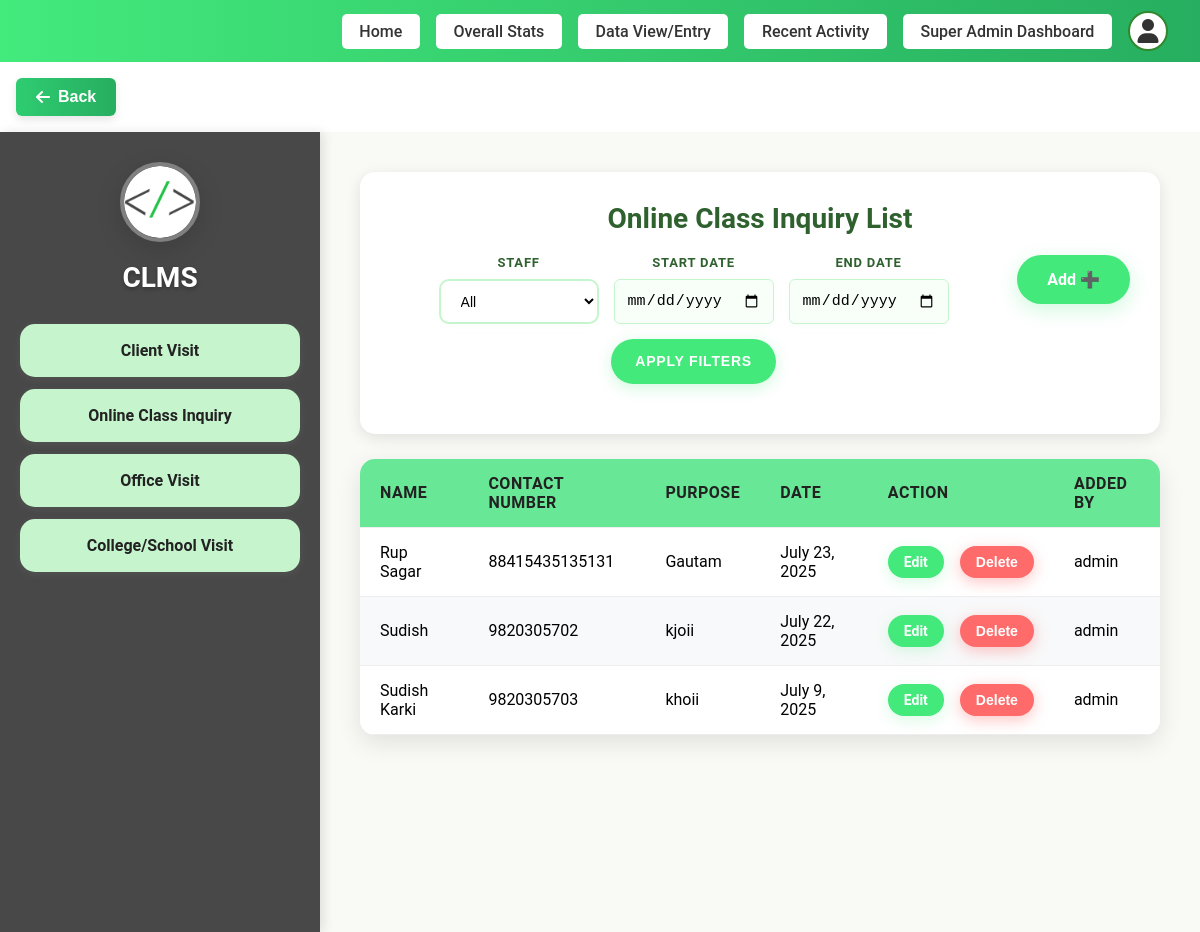
Page /add-dashboard/online-class/list/ (signed in) on the earlier database version.
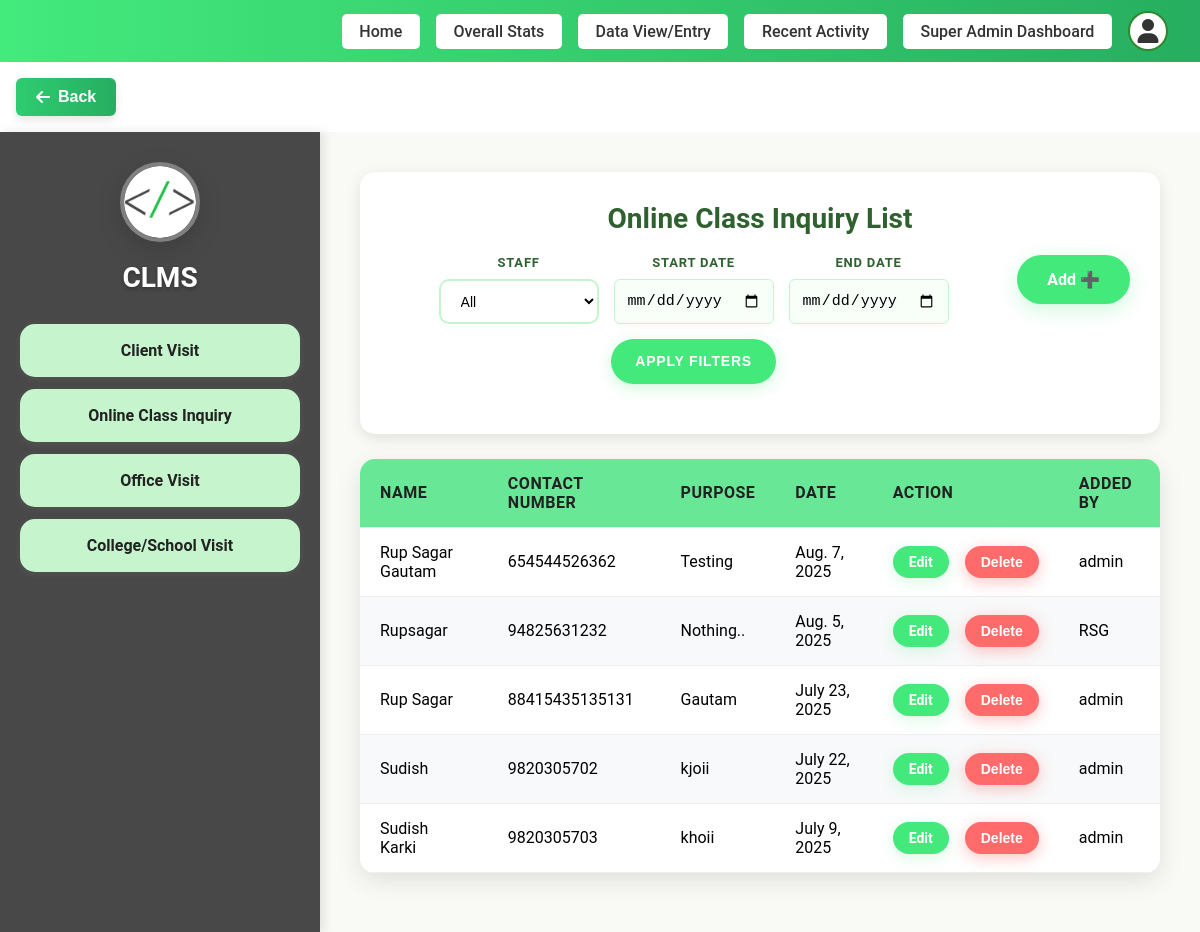
Same page on the later database version.
### staff/models.py (models this page shows, shortened)
class OnlineClassInquiry(models.Model):
    user = models.ForeignKey(User, on_delete=models.CASCADE)
    name = models.CharField(max_length=100)
    contact = models.CharField(max_length=20)
    purpose = models.CharField(max_length=255)
    date = models.DateField()

### staff/views.py (the view)
# urls.py: path('online-class/list/', views.online_class_list, name='online_class_list'),
@login_required
def online_class_list(request):
    if request.user.is_superuser:
        online_classes = OnlineClassInquiry.objects.all().order_by('-date')
        staff_filter = request.GET.get('staff')
        if staff_filter and staff_filter != 'all':
            online_classes = online_classes.filter(user_id=staff_filter)
        start_date = request.GET.get('start_date')
        end_date = request.GET.get('end_date')
        if start_date:
            try:
                start_date = datetime.strptime(start_date, '%Y-%m-%d').date()
                online_classes = online_classes.filter(date__gte=start_date)
            except ValueError:
                pass
        if end_date:
            try:
                end_date = datetime.strptime(end_date, '%Y-%m-%d').date()
                online_classes = online_classes.filter(date__lte=end_date)
            except ValueError:
                pass
        staff_users = User.objects.filter(is_staff=True).order_by('username')
    else:
        online_classes = OnlineClassInquiry.objects.filter(user=request.user).order_by('-date')
        staff_users = None
    paginator = Paginator(online_classes, 5)  # Show 5 items per page
    page = request.GET.get('page')
    try:
        online_classes = paginator.page(page)
    except PageNotAnInteger:
        online_classes = paginator.page(1)
    except EmptyPage:
        online_classes = paginator.page(paginator.num_pages)
    return render(request, 'pages/staff/Online_Class.html', {
        'online_classes': online_classes,
        'staff_users': staff_users,
        'current_filters': {
            'staff': request.GET.get('staff', ''),
            'start_date': request.GET.get('start_date', ''),
            'end_date': request.GET.get('end_date', ''),
        }
    })

### templates/pages/staff/Online_Class.html (shortened to what this page needs)
{% load static %}
<!DOCTYPE html>
<html lang="en">
<head>
  <link rel="stylesheet" href="{% static 'css/Visit.css' %}?v=1.2">
  <link rel="stylesheet" href="{% static 'css/dltvisit.css' %}?v=1.2">
</head>
{% include "layouts/header.html" %}
<body>
  <div class="container">
    <div class="sidebar">
      <div class="logo">
        <a href="{% url 'add_dashboard' %}">
         <img src="{% static 'assets/favicon.png' %}" alt="Logo">
        </a>
      </div>
      <h2>CLMS</h2>
      <ul>
        <li><a href="{% url 'client_visit_list' %}">Client Visit</a></li>
        <li><a href="{% url 'online_class_list' %}">Online Class Inquiry</a></li>
        <li><a href="{% url 'office_visit_list' %}">Office Visit</a></li>
        <li><a href="{% url 'college_visit_list' %}">College/School Visit</a></li>
      </ul>
    </div>
    <div class="main-content">
      <div class="header">
        <h2>Online Class Inquiry List</h2>
        <div class="header-controls">
          <a href="{% url 'add_dashboard' %}" class="add-btn">Add ➕</a>
          {% if user.is_superuser and staff_users %}
          <div class="filter-container">
            <form method="GET" class="filter-form" style="display: flex; align-items: center; gap: 15px; flex-wrap: wrap;">
              <div class="filter-item">
                <label for="staff">Staff</label>
                <select name="staff" id="staff">
                  <option value="all" {% if current_filters.staff == 'all' or not current_filters.staff %}selected{% endif %}>All</option>
                </select>
              </div>
              <div class="filter-item">
                <label for="start_date">Start Date</label>
                <input type="date" name="start_date" id="start_date" value="{{ current_filters.start_date }}" placeholder="yyyy-mm-dd">
              </div>
              <div class="filter-item">
                <label for="end_date">End Date</label>
                <input type="date" name="end_date" id="end_date" value="{{ current_filters.end_date }}" placeholder="yyyy-mm-dd">
              </div>
              <button type="submit" class="apply-btn">Apply Filters</button>
            </form>
          </div>
          {% endif %}
        </div>
      </div>
      <table>
        <thead>
          <tr>
            <th>Name</th>
            <th>Contact Number</th>
            <th>Purpose</th>
            <th>Date</th>
            <th>Action</th>
            <th>Added By</th>
          </tr>
        </thead>
        <tbody>
          {% for inquiry in online_classes %}
          <tr class="{% cycle 'white-row' 'green-row' %}">
            <td>{{ inquiry.name }}</td>
            <td>{{ inquiry.contact }}</td>
            <td>{{ inquiry.purpose }}</td>
            <td>{{ inquiry.date }}</td>
            <td>
              <div class="action-buttons">
                <a href="{% url 'edit_online' inquiry.id %}" class="edit-btn">Edit</a>
                <button class="delete-btn" onclick="showOnlineClassDeleteConfirmation('{{ inquiry.id }}', '{{ inquiry.name }}')">Delete</button>
              </div>
            </td>
            <td>{{ inquiry.user.username }}</td>
          </tr>
          {% empty %}
          <tr>
            <td colspan="5">No online class inquiries available.</td>
          </tr>
          {% endfor %}
        </tbody>
      </table>
    </div>
  </div>
</body>
</html>

### templates/layouts/header.html (shortened to what this page needs)
<!DOCTYPE html>
<html lang="en">
<head>
    <link rel="stylesheet" href="/static/css/home.css">
    <link rel="stylesheet" href="https://cdnjs.cloudflare.com/ajax/libs/font-awesome/6.4.0/css/all.min.css">
</head>
<body>
    <div class="top-bar-head">
        {% if user.is_superuser %}
            <a href="/" class="stats-btn-head">Home</a>
            <a href="/dashboard" class="stats-btn-head">Overall Stats</a>
        {% endif %}
        {% if user.is_staff or user.is_superuser %}
        <a href="/add-dashboard" class="stats-btn-head">Data View/Entry</a>
        {% endif %}
        {% if user.is_superuser %}
            <a href="/recent-activity" class="stats-btn-head">Recent Activity</a>
            <a href="/admin" class="dashboard-btn-head">Super Admin Dashboard</a>
        {% endif %}
        <div class="profile-dropdown" id="profileDropdown">
            <div class="profile-icon" onclick="toggleDropdown()">
               <i class="fa-solid fa-user"></i>
            </div>
        </div>
    </div>
{% if request.path != "/" %}
<div class="go-back-container">
    <button class="go-back-btn" onclick="goBack()">
        <i class="fa-solid fa-arrow-left"></i> Back
    </button>
</div>
{% endif %}
</body>
</html>

### static/css/dltvisit.css (style rules this page uses)
.action-buttons { display: flex; gap: 8px; align-items: center; justify-content: flex-start; }
.edit-btn, .delete-btn { display: inline-block !important; vertical-align: middle; }
td:last-child { white-space: nowrap; }

### static/css/home.css (style rules this page uses)
body { background: #fff; margin: 0; font-family: 'Roboto', Arial, sans-serif; }
.top-bar-head { width: 100%; background: linear-gradient(90deg, #43ea7c 0%, #27ae60 100%); color: #fff; display: flex; align-items: center; justify-content: flex-end; padding: 0.7rem 2rem 0.7rem 1rem; box-sizing: border-box; position: relative; }
.top-bar-head .dashboard-btn-head, .top-bar-head .stats-btn-head { background: #fff; color: #333; border: none; border-radius: 5px; padding: 0.5rem 1.1rem; margin-right: 1rem; font-weight: 500; font-size: 1rem; cursor: pointer; transition: background 0.2s, color 0.2s; text-decoration: none; display: inline-block; transition: 300ms; }
.profile-dropdown { position: relative; display: inline-block; }
.profile-icon { width: 40px; height: 40px; border-radius: 50%; background: #fff; color: #333; display: flex; align-items: center; justify-content: center; font-size: 1.5rem; cursor: pointer; border: 2px solid #31882e; transition: box-shadow 0.2s; }
.go-back-btn { background: linear-gradient(90deg, #2ecc71, #27ae60); color: white; padding: 10px 20px; margin: 1rem; border: none; border-radius: 6px; font-size: 1rem; font-weight: 600; cursor: pointer; display: inline-flex; align-items: center; gap: 0.5rem; box-shadow: 0 4px 8px rgba(0, 0, 0, 0.1); transition: all 0.3s ease; }

Differences in the rows shown:
added OnlineClassInquiry: name "Rup Sagar Gautam", contact "654544526362", purpose "Testing", date "Aug. 7, 2025", user.username "admin"
added OnlineClassInquiry: name "Rupsagar", contact "94825631232", purpose "Nothing..", date "Aug. 5, 2025", user.username "RSG"
